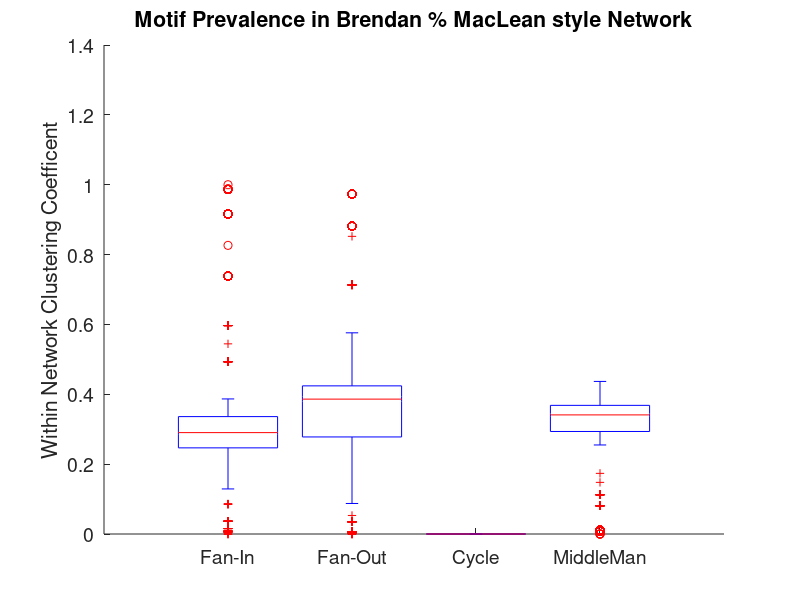
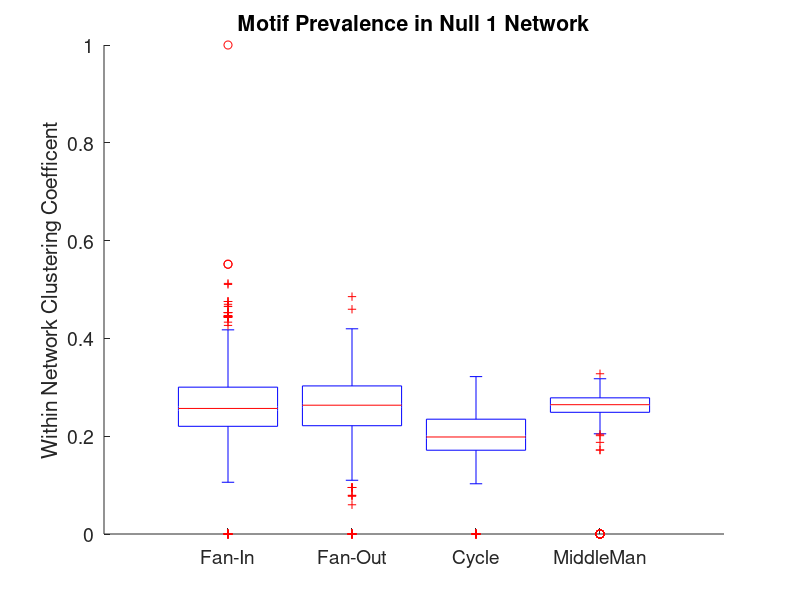
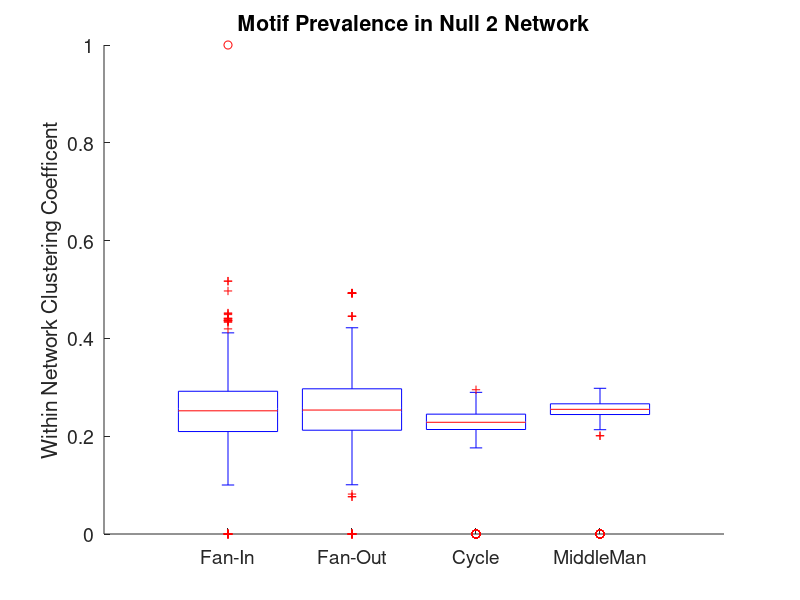
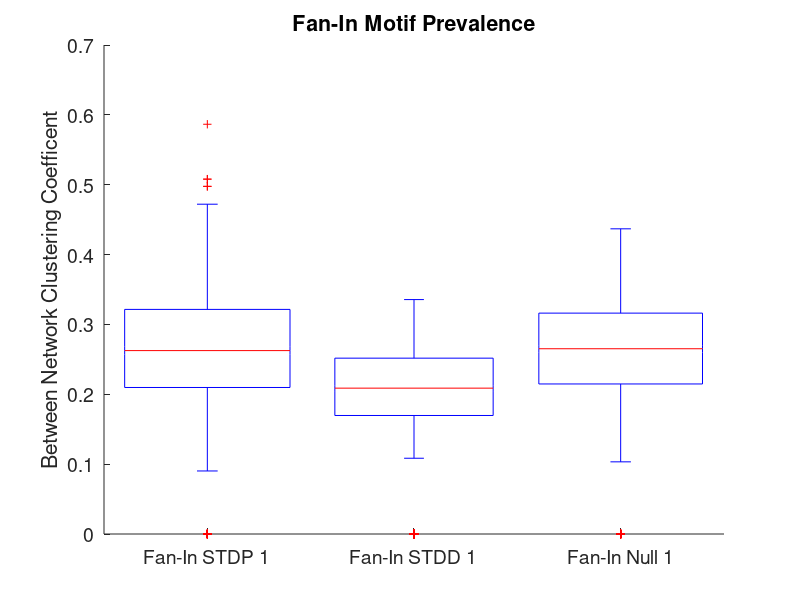

The MATLAB script that drew these images, in order: (Note: this script raises an error after producing the figures.)
cd /Users/clairemckinnon/Documents/WinterQuarter2018/MathMethodsII/FinalProject/matlab_correlation_matrices/

clearvars 
load('brendan_style_motifs.mat')
load('Null_1_motifs.mat')
load('STDD1_motifs.mat')
load('STDP1_motifs.mat')
load('Null_2_motifs.mat')
load('STDD2_motifs.mat')
load('STDP2_motifs.mat')

%% 1. Within Netowrk (all motifs){brendan, Null 1, Null 2}

% % Brendan % % 
figure; hold on
g=[ones(size(CNET_fanIn_brendan)); 2*ones(size(CNET_fanOut_brendan)); 3*ones(size(CNET_cycle_brendan)); 4*ones(size(CNET_middleMan_brendan))]; 
boxplot([CNET_fanIn_brendan;CNET_fanOut_brendan; CNET_cycle_brendan; CNET_middleMan_brendan],g,'Colors',['k' 'r' 'b' 'g']);
set(gca,'FontSize',14)

title('Motif Prevalence in Brendan % MacLean style Network');
ylabel('Within Network Clustering Coefficent');

xticks([1 2 3 4])
xticklabels({'Fan-In','Fan-Out','Cycle','MiddleMan'})

% % Null 1 % %

figure; hold on
g=[ones(size(CNET_fanIn_null1)); 2*ones(size(CNET_fanOut_null1)); 3*ones(size(CNET_cycle_null1)); 4*ones(size(CNET_middleMan_null1))]; 
boxplot([CNET_fanIn_null1;CNET_fanOut_null1; CNET_cycle_null1; CNET_middleMan_null1],g,'Colors',['k' 'r' 'b' 'g']);
set(gca,'FontSize',14)

title('Motif Prevalence in Null 1 Network');
ylabel('Within Network Clustering Coefficent');

xticks([1 2 3 4])
xticklabels({'Fan-In','Fan-Out','Cycle','MiddleMan'})

% % Null 2 % %
figure; hold on
g=[ones(size(CNET_fanIn_Null2)); 2*ones(size(CNET_fanOut_Null2)); 3*ones(size(CNET_cycle_Null2)); 4*ones(size(CNET_middleMan_Null2))]; 
boxplot([CNET_fanIn_Null2;CNET_fanOut_Null2; CNET_cycle_Null2; CNET_middleMan_Null2],g,'Colors',['k' 'r' 'b' 'g']);
set(gca,'FontSize',14)

title('Motif Prevalence in Null 2 Network');
ylabel('Within Network Clustering Coefficent');

xticks([1 2 3 4])
xticklabels({'Fan-In','Fan-Out','Cycle','MiddleMan'})

%% 2. Between Netowrks for particular motif (fan-in): condition 1 {STDP 1, STDD 1 Null 1}

% % Fan In % %
figure; hold on
g=[ones(size(C_fanIn_STDP1)); 2*ones(size(C_fanIn_STDD1)); 3*ones(size(C_fanIn_null1))]; 
boxplot([CNET_fanIn_STDP1;C_fanIn_STDD1; C_fanIn_null1],g,'Colors',['k' 'r' 'b']);
set(gca,'FontSize',14)

title('Fan-In Motif Prevalence');
ylabel('Between Network Clustering Coefficent');

xticks([1 2 3])
xticklabels({'Fan-In STDP 1','Fan-In STDD 1','Fan-In Null 1'})

% % Fan Out % %

figure; hold on
g=[ones(size(C_fanOut_STDP1)); 2*ones(size(C_fanOut_STDD1)); 3*ones(size(C_fanOut_Null1))]; 
boxplot([CNET_fanOut_STDP1;C_fanOut_STDD1; C_fanOut_Null1],g,'Colors',['k' 'r' 'b']);
set(gca,'FontSize',14)

title('Fan-Out Motif Prevalence');
ylabel('Between Network Clustering Coefficent');

xticks([1 2 3])
xticklabels({'Fan-Out STDP 1','Fan-Out STDD 1','Fan-Out Null 1'})

% % Cycle % % 
figure; hold on
g=[ones(size(C_cycle_STDP1)); 2*ones(size(C_cycle_STDD1)); 3*ones(size(C_cycle_Null1))]; 
boxplot([CNET_cycle_STDP1;C_cycle_STDD1; C_cycle_Null1],g,'Colors',['k' 'r' 'b']);
set(gca,'FontSize',14)

title('Cycle Motif Prevalence');
ylabel('Between Network Clustering Coefficent');

xticks([1 2 3])
xticklabels({'Cycle STDP 1','Cycle STDD 1','Cycle Null 1'})

% % MiddleMan % %
figure; hold on
g=[ones(size(C_middleMan_STDP1)); 2*ones(size(C_middleMan_STDD1)); 3*ones(size(C_middleMan_Null1))]; 
boxplot([CNET_middleMan_STDP1;C_middleMan_STDD1; C_middleMan_Null1],g,'Colors',['k' 'r' 'b']);
set(gca,'FontSize',14)

title('Middle Man Motif Prevalence');
ylabel('Between Network Clustering Coefficent');

xticks([1 2 3])
xticklabels({'middleMan STDP 1','middleMan STDD 1','middleMan Null 1'})


%% 3. Between Netowrks for particular motif (fan-in): condition 2 {STDP 2, STDD 2 Null 2}

% % Fan In % %
figure; hold on
g=[ones(size(C_fanIn_STDP2)); 2*ones(size(C_fanIn_STDD2)); 3*ones(size(C_fanIn_Null2))]; 
boxplot([CNET_fanIn_STDP2;C_fanIn_STDD2; C_fanIn_Null2],g,'Colors',['k' 'r' 'b']);
set(gca,'FontSize',14)

title('Fan-In Motif Prevalence');
ylabel('Between Network Clustering Coefficent');

xticks([1 2 3])
xticklabels({'Fan-In STDP 2','Fan-In STDD 2','Fan-In Null 2'})

% % Fan Out % %

figure; hold on
g=[ones(size(C_fanOut_STDP2)); 2*ones(size(C_fanOut_STDD2)); 3*ones(size(C_fanOut_Null2))]; 
boxplot([CNET_fanOut_STDP2;C_fanOut_STDD2; C_fanOut_Null2],g,'Colors',['k' 'r' 'b']);
set(gca,'FontSize',14)

title('Fan-Out Motif Prevalence');
ylabel('Between Network Clustering Coefficent');

xticks([1 2 3])
xticklabels({'Fan-Out STDP 2','Fan-Out STDD 2','Fan-Out Null 2'})

% % Cycle % % 
figure; hold on
g=[ones(size(C_cycle_STDP2)); 2*ones(size(C_cycle_STDD2)); 3*ones(size(C_cycle_Null2))]; 
boxplot([CNET_cycle_STDP2;C_cycle_STDD2; C_cycle_Null2],g,'Colors',['k' 'r' 'b']);
set(gca,'FontSize',14)

title('Cycle Motif Prevalence');
ylabel('Between Network Clustering Coefficent');

xticks([1 2 3])
xticklabels({'Cycle STDP 2','Cycle STDD 2','Cycle Null 2'})

% % MiddleMan % %
figure; hold on
g=[ones(size(C_middleMan_STDP2)); 2*ones(size(C_middleMan_STDD2)); 3*ones(size(C_middleMan_Null2))]; 
boxplot([CNET_middleMan_STDP2;C_middleMan_STDD2; C_middleMan_Null2],g,'Colors',['k' 'r' 'b']);
set(gca,'FontSize',14)

title('Middle Man Motif Prevalence');
ylabel('Between Network Clustering Coefficent');

xticks([1 2 3])
xticklabels({'middleMan STDP 2','middleMan STDD 2','middleMan Null 2'})


